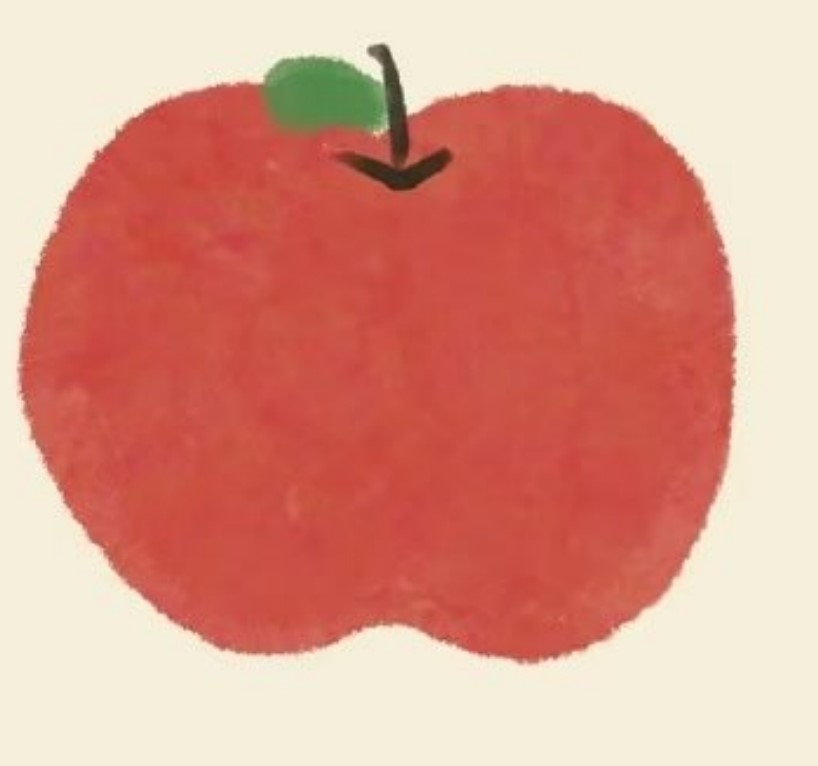
#> input picture 第三节课/练习记录/apple.jpg, 818 x 766 px, found by its file name
$ python pic.py
#> lines starting #> are read from the running program, lines starting #| are printed output that depends on the picture

'''
import os
for infile in pic:
 outfile = os.path.splitext(infile)[0] + ".jpg"
 if infile != outfile:
    try:
        Image.open(infile).save(outfile)
    except IOError:
        print ("cannot convert", infile)'''
from PIL import Image
pil_im = Image.open('D:\\Desktop\\py\\apple.jpg').convert('L')
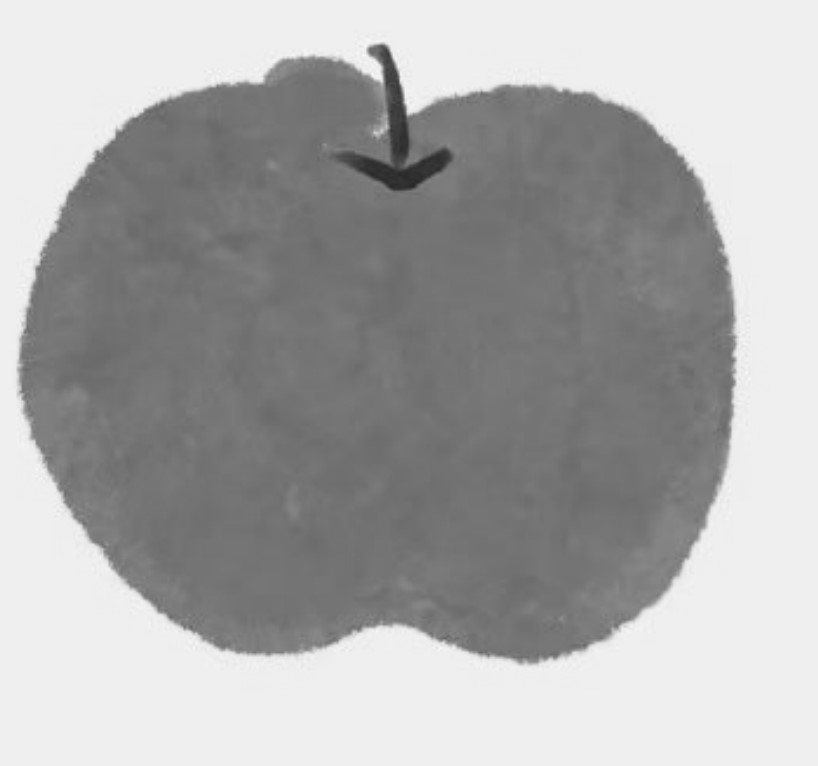
#> pil_im: PIL image 818x766 L; min 37, max 249, mean 170

pil_im.thumbnail((128,128))
#> pil_im: PIL image 128x120 L
